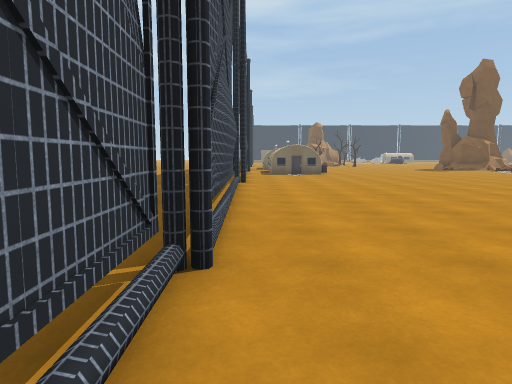
view 1 (above)

24 first-person views from a walk through a Unity game level. The camera is 1.4 m above the floor, tilts 6° down and sees 75° across. The floor is counted in squares, 2 m on a side. Each view is taken from the middle of a square. On the plan, view 1 faces up. The plan holds only what a view shows up to about 10 squares ahead; the rest is blank. The place goes on beyond the plan. Some surface patterns are stand-ins.

view 2
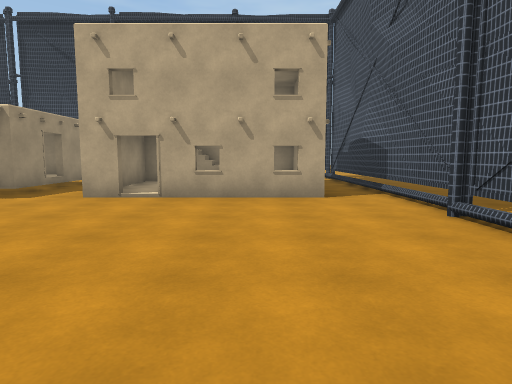

view 3
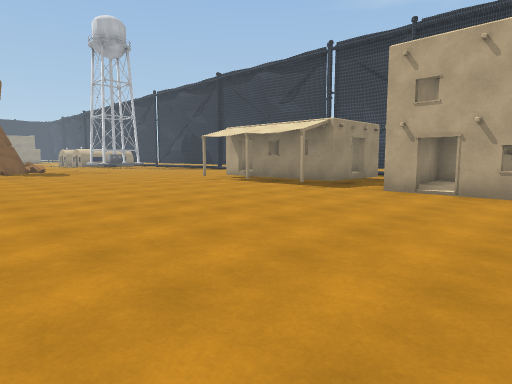

view 4
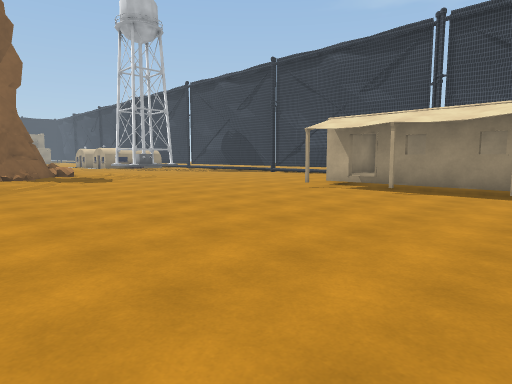

view 5
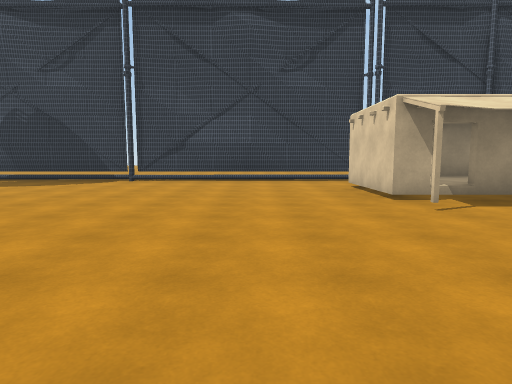

view 6
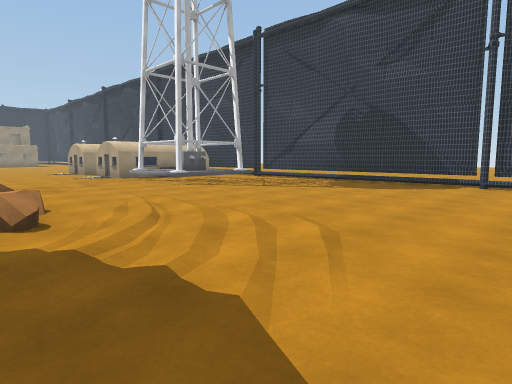

view 7
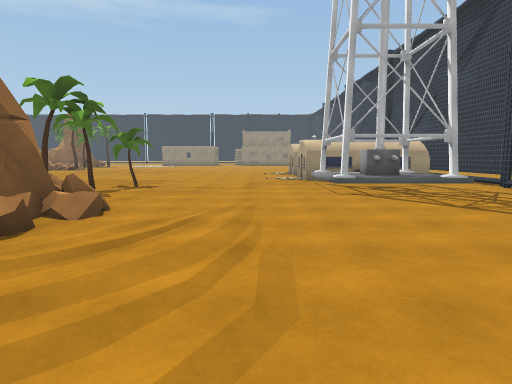

view 8
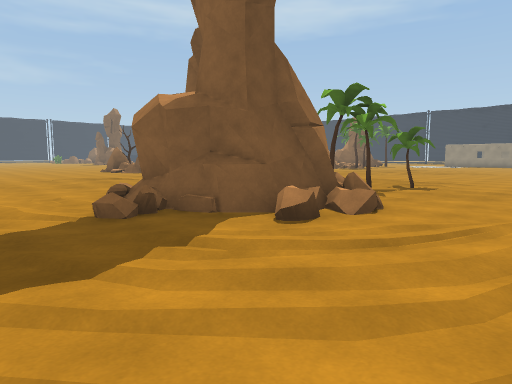

view 9
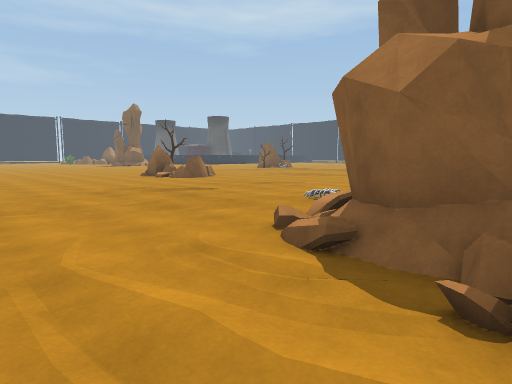

view 10
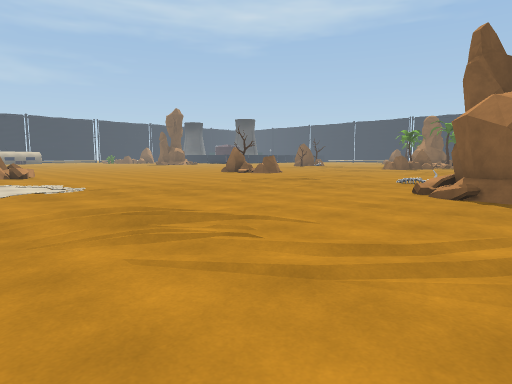

view 11
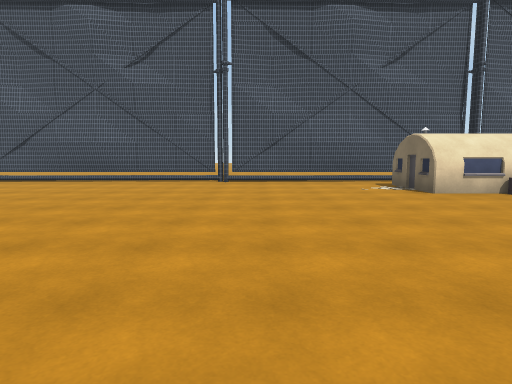

view 12
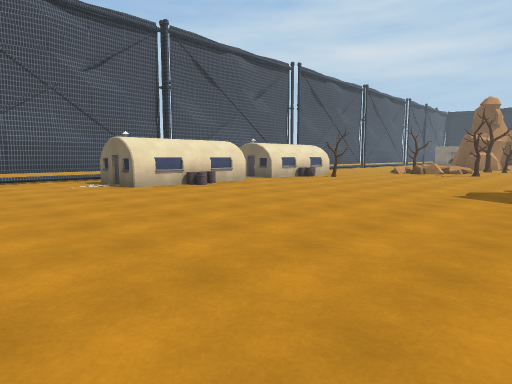

view 13
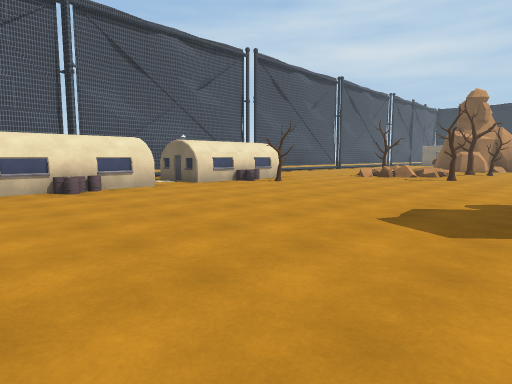

view 14
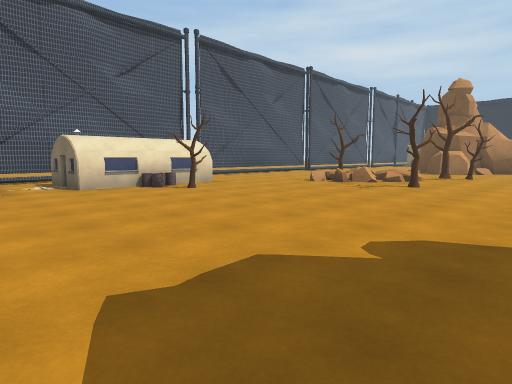

view 15
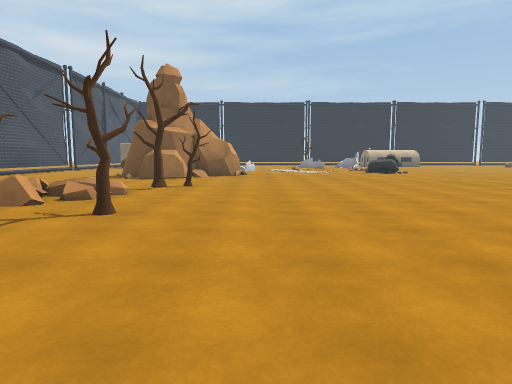

view 16
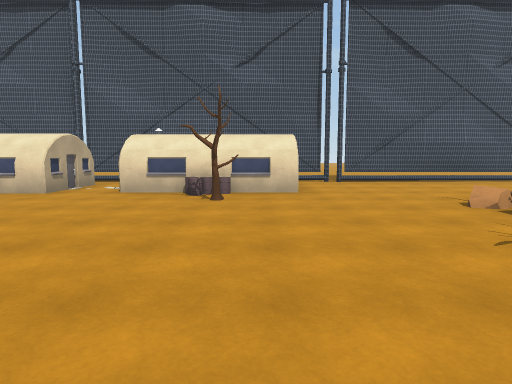

view 17
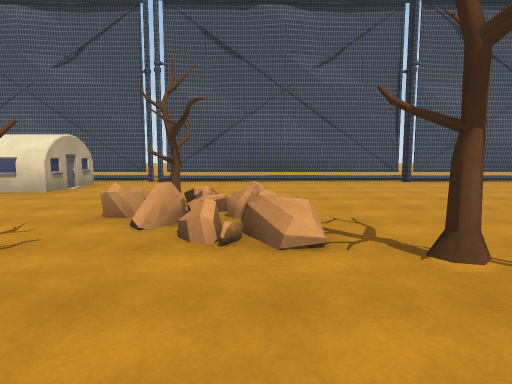

view 18
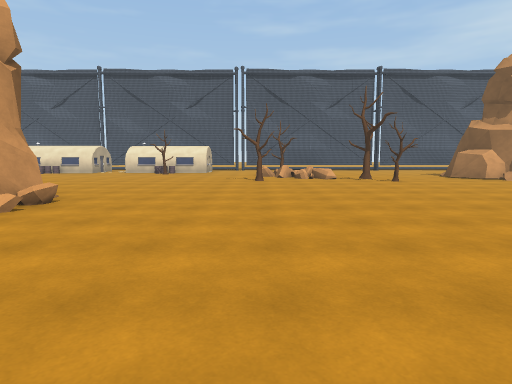

view 19
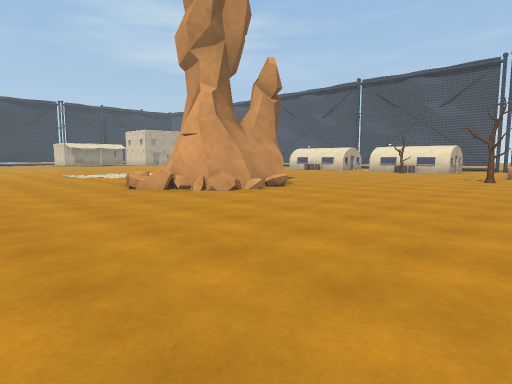

view 20
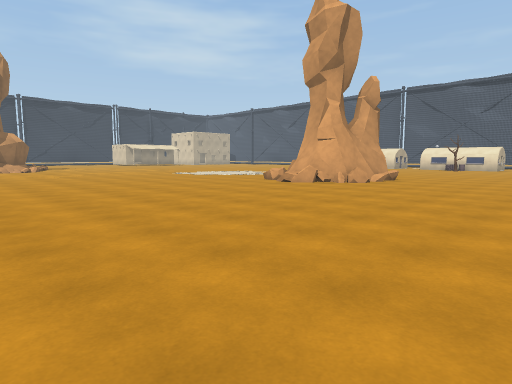

view 21
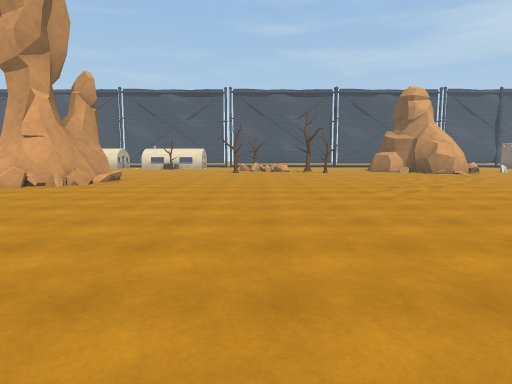

view 22
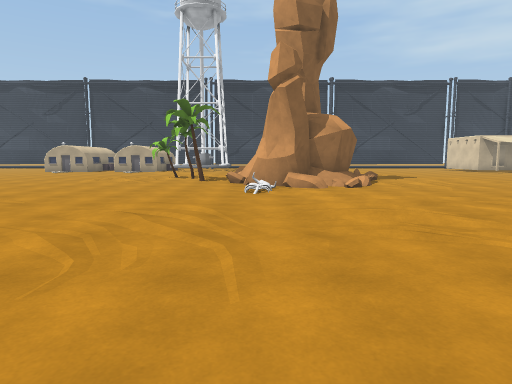

view 23
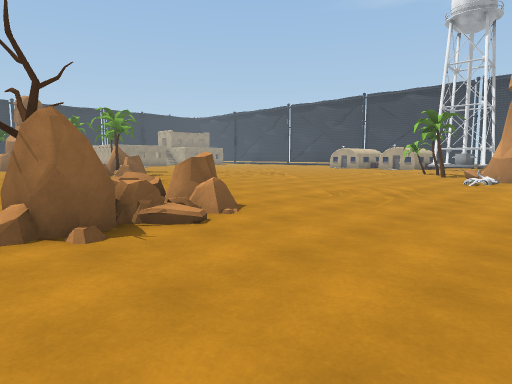

view 24
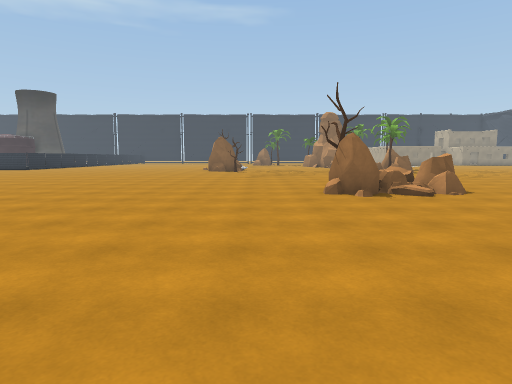

### Floor plan
Key: @ floor where view 1 was taken; # wall or solid block; x gap in a wall; . main floor; : floor 0.25 m higher than the main floor; / step, stairs or slope; = window, fence, low wall or low ledge; B building; T tower; R tree; C rock.
Columns run from 1 left of view 1 to 26 right of it. Each row starts with its distance up from view 1.
 30 ##................
 29 #..................
 28 #.......R............
 27 #.......R.............
 26 #..../=/...............   ..
 25 #..../R/....................
 24 #.......R...................
 23 #...........................
 22 #.BB........................
 21 # BB........................
 20 # BBBR......####............
 19 # BB........  ##............
 18 #.B.........  #=............
 17 #.BB........   ........CR...
 16 #  B........   ......../CC
 15 #  BB.......  ..........C
 14 #.BB........  ............
 13 #...........  ..............
 12 =...........  ..............
 11 #...........  ......./......
 10 #...........  .............
  9 #.........   ...............
  8 #........    .........=.....
  7 #........... .......##......
  6 #..................####.....
  5 #..................####.R./.
  4 #...................###..R..
  3 #...................//......
  2 #...........................
  1 #...........................
  0 #@##B:#.BBB.................
 -1 #.    #.B ###...........TTTB
 -2 #.    #.B  ##...........TT B
 -3 #.# BBB ####B...........TT B
 -4 #.          ...............B
 -5            ############  x##

Positions as (right, up) in squares from view 1, and headings:
1: (0, 0), facing up
2: (2, 6), facing down
3: (2, 7), facing down-right
4: (6, 7), facing down-right
5: (13, 5), facing down
6: (15, 4), facing down-right
7: (16, 1), facing right
8: (16, 1), facing up-right
9: (16, 5), facing up-right
10: (12, 5), facing up-right
11: (9, 10), facing left
12: (10, 10), facing up-left
13: (10, 13), facing up-left
14: (10, 16), facing up-left
15: (9, 20), facing up
16: (9, 21), facing left
17: (9, 26), facing left
18: (17, 24), facing left
19: (18, 26), facing down-left
20: (22, 25), facing down-left
21: (22, 25), facing left
22: (21, 15), facing down
23: (19, 18), facing down-right
24: (16, 19), facing right
